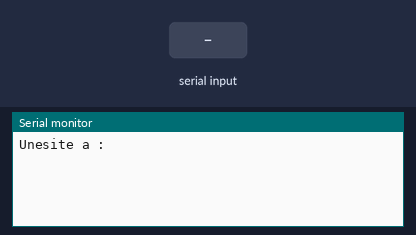
The sketch below on a simulated Arduino Uno, built with avr-gcc and run on an emulated ATmega328P. Parts: the last lines printed to the serial monitor. The test bench sets the inputs (shaded band). At 3.8 s the program stops and its outputs stay as they are.

Above: at 1.2 s.
1.3 s: "0\n" received over Serial
At 3.0 s:
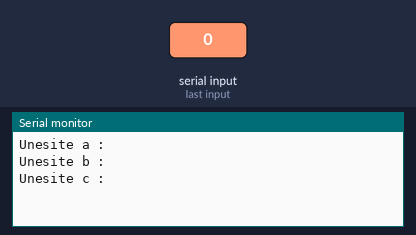
3.8 s: "90,45,200\n" received over Serial
At 4.5 s:
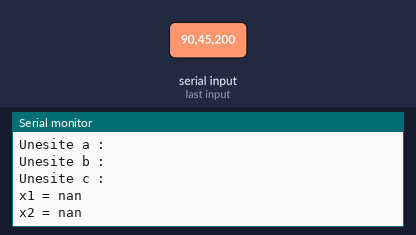

Measured:
- after the input at 1.3 s, the serial monitor: prints a new line at once (image 1)
- after the input at 3.8 s, the serial monitor: prints a new line at once (image 2)

The sketch:

Kvadratna_jednacina.ino
```cpp
void setup() {
  // put your setup code here, to run once:
  Serial.begin(9600);
}

void loop() {
  // put your main code here, to run repeatedly:
  float x1, x2;
  float a, b, c;
  float koren, pom;

  Serial.println("Unesite a : " );
  while (Serial.available() == 0) {}
  a = Serial.parseFloat();
  Serial.println("Unesite b : " );
  while (Serial.available() == 0) {}
  b = Serial.parseFloat();
  Serial.println("Unesite c : " );
  while (Serial.available() == 0) {}
  c = Serial.parseFloat();

  if (pow(b, 2)-4*a*c < 0)
  {
    koren = sqrt(4*a*c - pow(b, 2))/2/a;
    pom = - b/2/a;

    Serial.print("x1 = ");
    Serial.print(pom);
    Serial.print(" + i * ");
    Serial.println(koren);

    Serial.print("x2 = ");
    Serial.print(pom);
    Serial.print(" - i * ");
    Serial.println(koren);
  }
  else
  {
    koren = sqrt(pow(b, 2) - 4*a*c )/2/a;
    x1 = -(b/2/a) + koren;
    x2 = -(b/2/a) - koren;
    Serial.print("x1 = ");
    Serial.println(x1);
    Serial.print("x2 = ");
    Serial.println(x2);
  }

  Serial.end();
}
```
